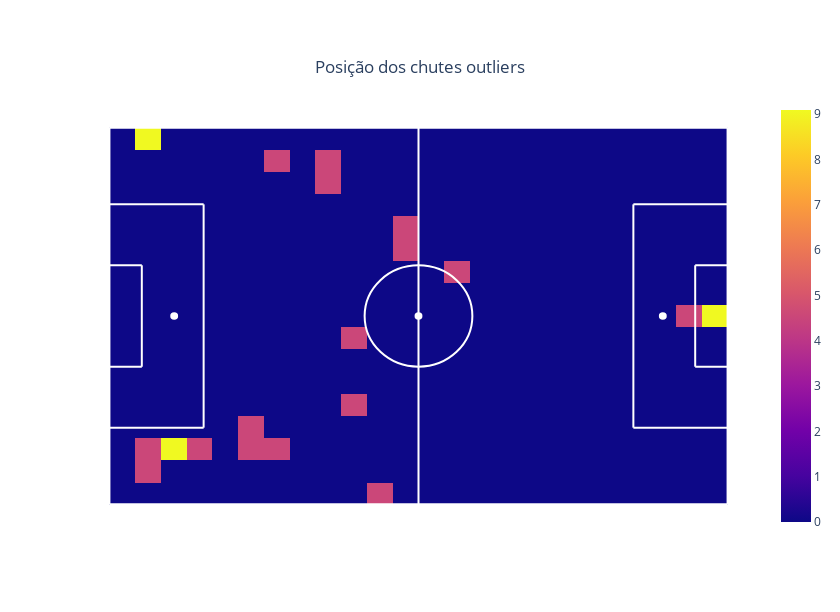

The notebook cell saved with this chart:
### Markdown cell above
Usando os dados das informações da partida como label, venue e date foi possível encontrar alguns destes gols no youtube. E a conclusão foi que parece ter havido erro no registro de dados para estes gols, dados que vários deles ocorreram dentro da área adversária como o de Yussuf Poulsen pelo RB Leipzig e de Pablo Sarabia pelo Girona.

### Code cell
nb_shots, x,y, df_shots = p.prepare_heatmap(outliers, 'x', 'y', 24,17, return_df = True)
share_shots = nb_shots / nb_shots.sum() * 100

# plot the heatmap
dict_info = {"Proporção de chutes (em %)": {"values": share_shots, "display_type": ".2f"},
             "Número de chutes": {"values": nb_shots, "display_type": ".0f"}}
fig = p.create_heatmap(x, y, share_shots, dict_info, title_name="Posição dos chutes outliers")
fig.show()

### Figure 1 — Plotly figure (JSON) as saved in the notebook; plotly's stock layout.template omitted (floating-point values rounded to 4 significant figures; data arrays with more than 128 entries replaced by an {"elided": "..."} marker saying what was removed)
{"data": [{"hoverinfo": "text", "text": {"elided": "17x24 str values"}, "type": "heatmap", "x": [2.188, 6.562, 10.94, 15.31, 19.69, 24.06, 28.44, 32.81, 37.19, 41.56, 45.94, 50.31, 54.69, 59.06, 63.44, 67.81, 72.19, 76.56, 80.94, 85.31, 89.69, 94.06, 98.44, 102.8], "y": [66, 62, 58, 54, 50, 46, 42, 38, 34, 30, 26, 22, 18, 14, 10, 6, 2], "z": {"elided": "17x24 float values"}, "zsmooth": false}], "layout": {"autosize": false, "height": 612, "plot_bgcolor": "white", "shapes": [{"line": {"color": "white", "width": 2}, "type": "line", "x0": 52.5, "x1": 52.5, "y0": 0, "y1": 68}, {"line": {"color": "white", "width": 2}, "type": "line", "x0": 0, "x1": 16, "y0": 54.16, "y1": 54.16}, {"line": {"color": "white", "width": 2}, "type": "line", "x0": 16, "x1": 16, "y0": 54.16, "y1": 13.84}, {"line": {"color": "white", "width": 2}, "type": "line", "x0": 16, "x1": 0, "y0": 13.84, "y1": 13.84}, {"line": {"color": "white", "width": 2}, "type": "line", "x0": 0, "x1": 5.5, "y0": 24.84, "y1": 24.84}, {"line": {"color": "white", "width": 2}, "type": "line", "x0": 5.5, "x1": 5.5, "y0": 24.84, "y1": 43.16}, {"line": {"color": "white", "width": 2}, "type": "line", "x0": 5.5, "x1": 0, "y0": 43.16, "y1": 43.16}, {"line": {"color": "white", "width": 2}, "type": "line", "x0": 105, "x1": 89, "y0": 54.16, "y1": 54.16}, {"line": {"color": "white", "width": 2}, "type": "line", "x0": 89, "x1": 89, "y0": 54.16, "y1": 13.84}, {"line": {"color": "white", "width": 2}, "type": "line", "x0": 89, "x1": 105, "y0": 13.84, "y1": 13.84}, {"line": {"color": "white", "width": 2}, "type": "line", "x0": 105, "x1": 99.5, "y0": 24.84, "y1": 24.84}, {"line": {"color": "white", "width": 2}, "type": "line", "x0": 99.5, "x1": 99.5, "y0": 24.84, "y1": 43.16}, {"line": {"color": "white", "width": 2}, "type": "line", "x0": 99.5, "x1": 105, "y0": 43.16, "y1": 43.16}, {"fillcolor": "white", "line": {"color": "white"}, "type": "circle", "x0": 10.5, "x1": 11.5, "xref": "x", "y0": 33.5, "y1": 34.5, "yref": "y"}, {"fillcolor": "white", "line": {"color": "white"}, "type": "circle", "x0": 93.5, "x1": 94.5, "xref": "x", "y0": 33.5, "y1": 34.5, "yref": "y"}, {"fillcolor": "white", "line": {"color": "white"}, "type": "circle", "x0": 52, "x1": 53, "xref": "x", "y0": 33.5, "y1": 34.5, "yref": "y"}, {"line": {"color": "white"}, "type": "circle", "x0": 43.35, "x1": 61.65, "xref": "x", "y0": 24.85, "y1": 43.15, "yref": "y"}, {"line": {"color": "white", "width": 2}, "type": "line", "x0": 0, "x1": 105, "y0": 0, "y1": 0}, {"line": {"color": "white", "width": 2}, "type": "line", "x0": 0, "x1": 0, "y0": 0, "y1": 68}, {"line": {"color": "white", "width": 2}, "type": "line", "x0": 0, "x1": 105, "y0": 68, "y1": 68}, {"line": {"color": "white", "width": 2}, "type": "line", "x0": 105, "x1": 105, "y0": 0, "y1": 68}, {"line": {"color": "white", "width": 2}, "type": "line", "x0": 0, "x1": -2, "y0": 30.34, "y1": 30.34}, {"line": {"color": "white", "width": 2}, "type": "line", "x0": 0, "x1": -2, "y0": 37.66, "y1": 37.66}, {"line": {"color": "white", "width": 2}, "type": "line", "x0": -2, "x1": -2, "y0": 30.34, "y1": 37.66}, {"line": {"color": "white", "width": 2}, "type": "line", "x0": 105, "x1": 107, "y0": 30.34, "y1": 30.34}, {"line": {"color": "white", "width": 2}, "type": "line", "x0": 105, "x1": 107, "y0": 37.66, "y1": 37.66}, {"line": {"color": "white", "width": 2}, "type": "line", "x0": 107, "x1": 107, "y0": 30.34, "y1": 37.66}], "title": {"text": "Posição dos chutes outliers", "x": 0.5, "xanchor": "center", "y": 0.9, "yanchor": "top"}, "width": 840, "xaxis": {"range": [-5, 110], "showgrid": false, "showticklabels": false, "zeroline": false}, "yaxis": {"range": [-5, 73], "showgrid": false, "showticklabels": false, "zeroline": false}}}
